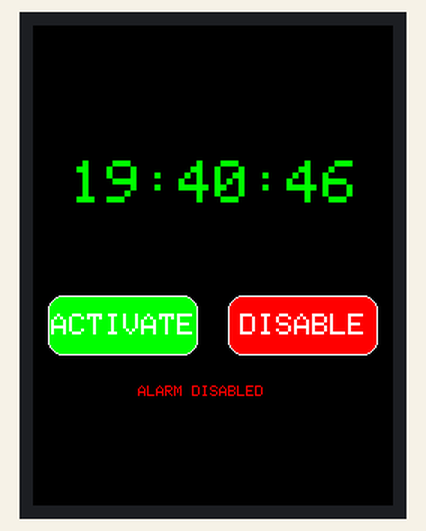
This sketch was run on a simulated Arduino Uno, built with avr-gcc and run on an emulated ATmega328P. Shown: 240×320 colour display.

Above: at 0.4 s.
At 4.6 s:
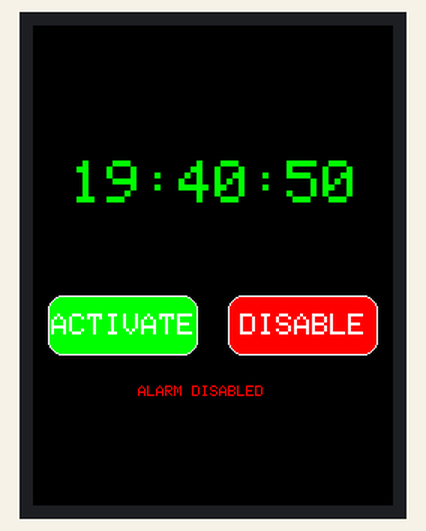
At 9.9 s:
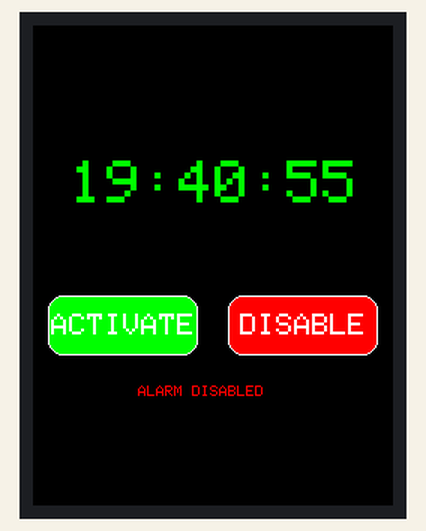
At 19.4 s:
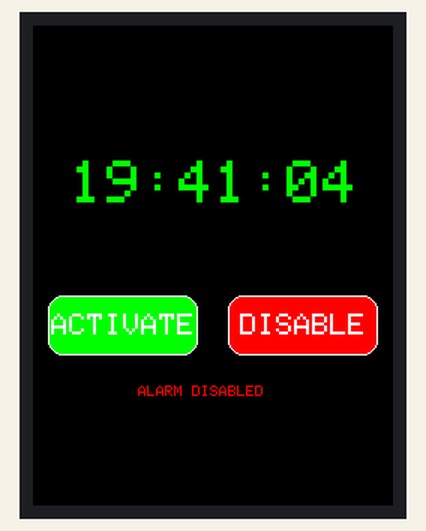
At 29.0 s:
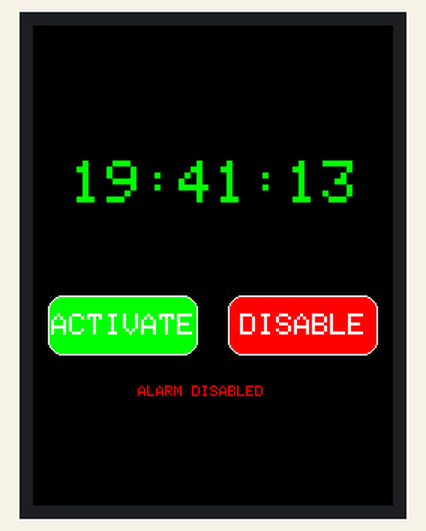
At 38.5 s:
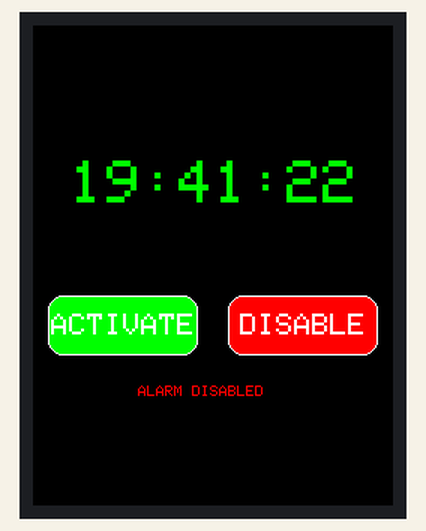

The sketch:

alarm_clock.ino
```cpp
#if 1

#include <Adafruit_GFX.h>
#include <TouchScreen.h>
#include <MCUFRIEND_kbv.h>

#define MINPRESSURE 200
#define MAXPRESSURE 1000

#define BLACK   0x0000
#define BLUE    0x001F
#define RED     0xF800
#define GREEN   0x07E0
#define CYAN    0x07FF
#define MAGENTA 0xF81F
#define YELLOW  0xFFE0
#define WHITE   0xFFFF

//240x320 ID=0x9341
const int XP = 8,
          XM = A2,
          YP = A3,
          YM = 9;

const int TS_LEFT = 122,
          TS_RT   = 898,
          TS_TOP  = 78,
          TS_BOT  = 880;

MCUFRIEND_kbv tft;

TouchScreen ts = TouchScreen(XP, YP, XM, YM, 300);
Adafruit_GFX_Button on_btn;
Adafruit_GFX_Button off_btn;

// "ring" the alarm at this time
String alarmValue = "19:41";

// we "fake" the current time, start at these values
int hh = 19;
int mm = 40;
int ss = 45;

// button text
char* onBtnText = "ACTIVATE";
char* offBtnText = "DISABLE";

// Touch_getXY() updates these global vars
int pixel_x, pixel_y;

// current alarm status
bool alarmActive = false;

void setup(void)
{
  uint16_t ID = tft.readID();
  if (ID == 0xD3D3) ID = 0x9486; // write-only shield

  tft.begin(ID);
  tft.setRotation(0); //PORTRAIT
  tft.fillScreen(BLACK);

  on_btn.initButton(&tft,  60, 200, 100, 40, WHITE, GREEN, WHITE, onBtnText, 2);
  off_btn.initButton(&tft, 180, 200, 100, 40, WHITE, RED, WHITE, offBtnText, 2);

  on_btn.drawButton(false);
  off_btn.drawButton(false);

  updateTimeDisplay();
  updateStatusDisplay();
}

void loop(void)
{
  // look for button clicks every "second"
  for (int i = 0; i < 10; i++) {
    handleButtonClick();
    delay(100);
  }

  // update onscreen text/time/display
  updateTimeDisplay();
  updateStatusDisplay();
}

void handleButtonClick() {
  bool down = Touch_getXY();

  on_btn.press(down && on_btn.contains(pixel_x, pixel_y));
  off_btn.press(down && off_btn.contains(pixel_x, pixel_y));

  if (on_btn.justReleased())
    on_btn.drawButton();

  if (off_btn.justReleased())
    off_btn.drawButton();

  if (on_btn.justPressed()) {
    on_btn.drawButton(true);
    alarmActive = true;
  }

  if (off_btn.justPressed()) {
    off_btn.drawButton(true);
    alarmActive = false;
  }
}

bool Touch_getXY(void)
{
  TSPoint p = ts.getPoint();
  pinMode(YP, OUTPUT);      //restore shared pins
  pinMode(XM, OUTPUT);
  digitalWrite(YP, HIGH);   //because TFT control pins
  digitalWrite(XM, HIGH);
  bool pressed = (p.z > MINPRESSURE && p.z < MAXPRESSURE);
  if (pressed) {
    pixel_x = map(p.x, TS_LEFT, TS_RT, 0, tft.width());
    pixel_y = map(p.y, TS_TOP, TS_BOT, 0, tft.height());
  }
  return pressed;
}

void updateStatusDisplay() {

  tft.fillRect(0, 230, 240, 60, BLACK);
  tft.setCursor(70, 240);
  tft.setTextSize(1);

  if (alarmActive) {
    tft.setTextColor(GREEN);
    tft.print("ALARM ACTIVATED");
  }
  else {
    tft.setTextColor(RED);
    tft.print("ALARM DISABLED");
  }

  // reset to our default
  tft.setTextColor(GREEN);

}

void updateTimeDisplay() {

  // since we are faking time we also need to handle time increase
  ss++;
  if (ss == 60) {
    mm++;
    ss = 0;
  }
  if (mm == 60) {
    hh++;
    mm = 0;
  }
  if (hh == 24) {
    hh = 0;
  }

  // format the time in a neat way
  String timeString = formatTime(hh) + ":" + formatTime(mm) + ":" + formatTime(ss);

  tft.fillRect(0, 0, 240, 160, BLACK);
  tft.setTextSize(4);

  if (timeString.startsWith(alarmValue) && alarmActive) {
    tft.fillRect(0, 0, 240, 140, WHITE);
    tft.setTextColor(RED);
    tft.setCursor(25, 30);
    tft.print("ALARM!!");
  } else {
    tft.setTextColor(GREEN);
  }

  tft.setCursor(25, 90);
  tft.print(timeString);

}

// helper
String formatTime(int digit) {
  if (digit < 10) {
    return String(0, DEC) + String(digit);
  } else {
    return String(digit);
  }
}

#endif
```

Measured:
- what the display in image 1 shows lasts 1.1 s, from 4.5 s to 5.6 s
